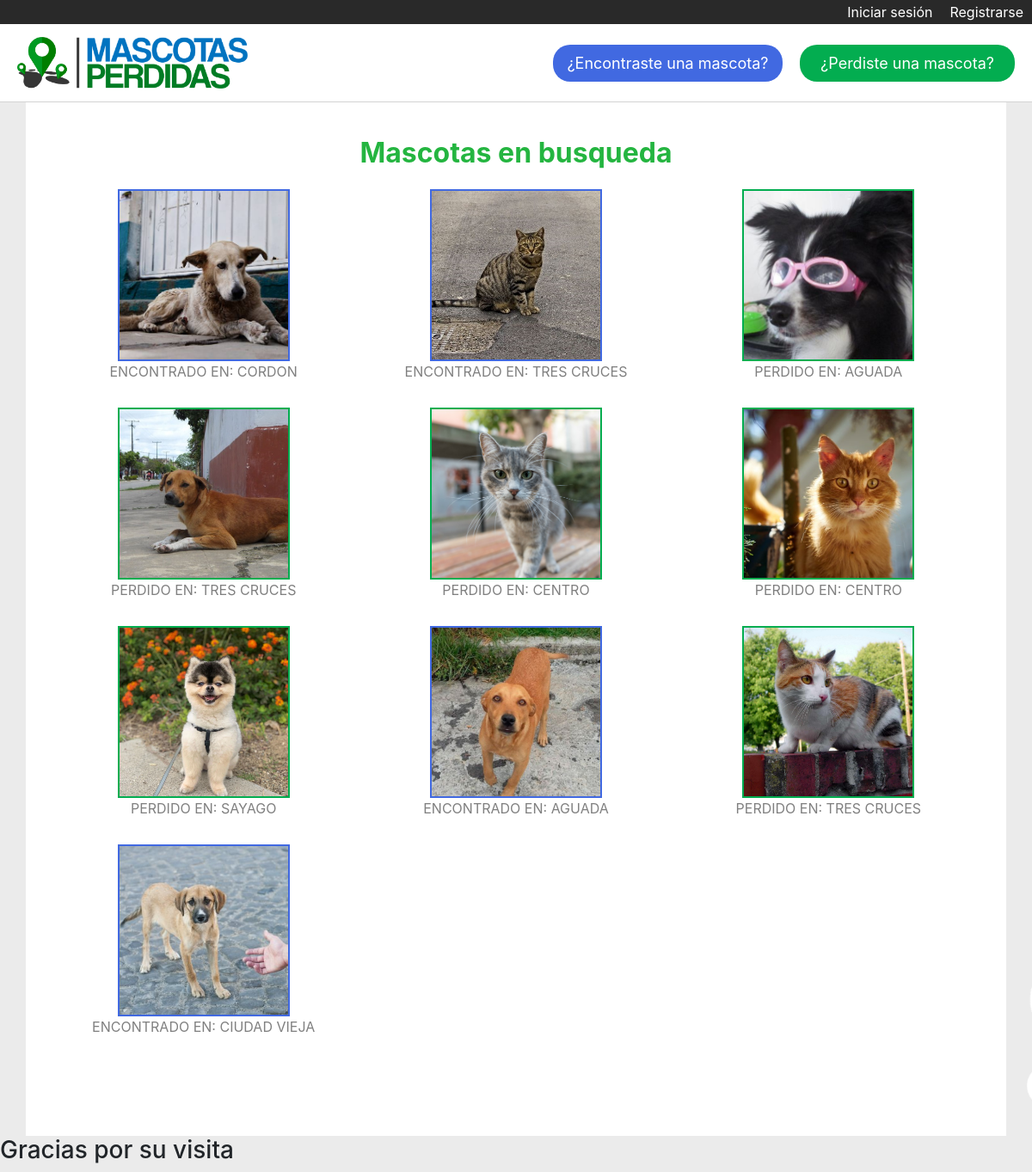
The page / on the database its author committed.
### Mascotas/models.py (models this page shows)
class MascotaPerdida(models.Model):
    estado = models.CharField(max_length=40)
    imagen = models.ImageField(null=True, blank=True)  # <---- NO SACAR EL NULL NI EL BLANK QUE SE ROMPE LA BBDD
    barrio = models.ForeignKey(Barrio, on_delete=models.CASCADE)
    tipo = models.ForeignKey(Tipo, on_delete=models.CASCADE)
    raza = models.ForeignKey(Raza, on_delete=models.CASCADE)
    fecha = models.DateField()
    nombre = models.CharField(max_length=40)
    mail = models.EmailField()
    telefono = models.IntegerField()
    descripcion = models.TextField()

class Barrio(models.Model):
    lugar = models.CharField(max_length=40)  # <---- Para indicar el barrio donde se perdio
    def __str__(self):
        return self.lugar

### Mascotasperdidas/views.py (the view)
# urls.py: path('', home, name="home"),
def home(request):
    mascotas = MascotaPerdida.objects.order_by('-id')                       # <---- mostrar ultimos anuncios al principio
    data = {
        'mascotas':mascotas
    }
    return render(request, 'home.html', data)

### Mascotasperdidas/templates/home.html (shortened to what this page needs)
{% extends 'base.html' %}
    {% block contenido %}
    <div class="white">
        <div class="container" id="fh5co-features">
            <div class="heading animate-box"><h2><b><span class="nav-brand">Mascotas en busqueda</span></b></h2></div>
            <div class="row">
                {% for m in mascotas %}
                    {% if m.imagen %}
                    <div class="col-sm-4 animate-box">
                        <div class="bordery">
                            <figure id= "fotos">
                                <a href="{% url 'ver_publicacion' m.id %}">
                                    {% if m.estado == 'PERDIDO' %}
                                        <img src="{{ m.imagen.url }}" alt="" class="imagenes_perdido">
                                    {% else %}
                                        <img src="{{ m.imagen.url }}" alt="" class="imagenes_encontrado">
                                    {% endif %}
                                </a>
                                <figcaption class="features" aria-hidden="true">{{ m.estado }} EN: {{ m.barrio }}</figcaption>
                            </figure>
                        </div>
                    </div>
                    {% endif %}
                {% endfor %}
            </div>
        </div>
    </div>
    {% endblock %}

### Mascotasperdidas/static/css/style.css (style rules this page uses)
body { background: url('/static/img/background.png') no-repeat center center fixed; background-size: cover; }
.container { background-color: white; padding: 20px 20px 50px 20px; }
#fotos { margin: 5px; padding: 5px; }
#fotos > figcaption { margin: 0; padding: 0; display: inline-block; }
#fotos > a { margin: 0; padding: 0; display: inline-block; }
.imagenes_perdido { display: inline-block; position: relative; object-fit: cover; width:200px; height:200px; transform: scale(1); border: rgb(3, 173, 80) 2px solid; transition: ease 0.1s 0.1s; }
.imagenes_encontrado { display: inline-block; position: relative; object-fit: cover; width:200px; height:200px; transform: scale(1); border: royalblue 2px solid; transition: ease 0.1s 0.1s; }
.white { text-align: center; }
.heading { color: #24b540; font-weight: bold; text-align: center; }
.features { color: gray; padding: 10px 0px; }
.bordery { padding: 5px; position: relative; }

### rows shown on the page
MascotaPerdida: imagen (picture), estado "ENCONTRADO", barrio "CORDON"
MascotaPerdida: imagen (picture), estado "ENCONTRADO", barrio "TRES CRUCES"
MascotaPerdida: imagen (picture), estado "PERDIDO", barrio "AGUADA"
MascotaPerdida: imagen (picture), estado "PERDIDO", barrio "TRES CRUCES"
MascotaPerdida: imagen (picture), estado "PERDIDO", barrio "CENTRO"
MascotaPerdida: imagen (picture), estado "PERDIDO", barrio "CENTRO"
MascotaPerdida: imagen (picture), estado "PERDIDO", barrio "SAYAGO"
MascotaPerdida: imagen (picture), estado "ENCONTRADO", barrio "AGUADA"
MascotaPerdida: imagen (picture), estado "PERDIDO", barrio "TRES CRUCES"
MascotaPerdida: imagen (picture), estado "ENCONTRADO", barrio "CIUDAD VIEJA"
